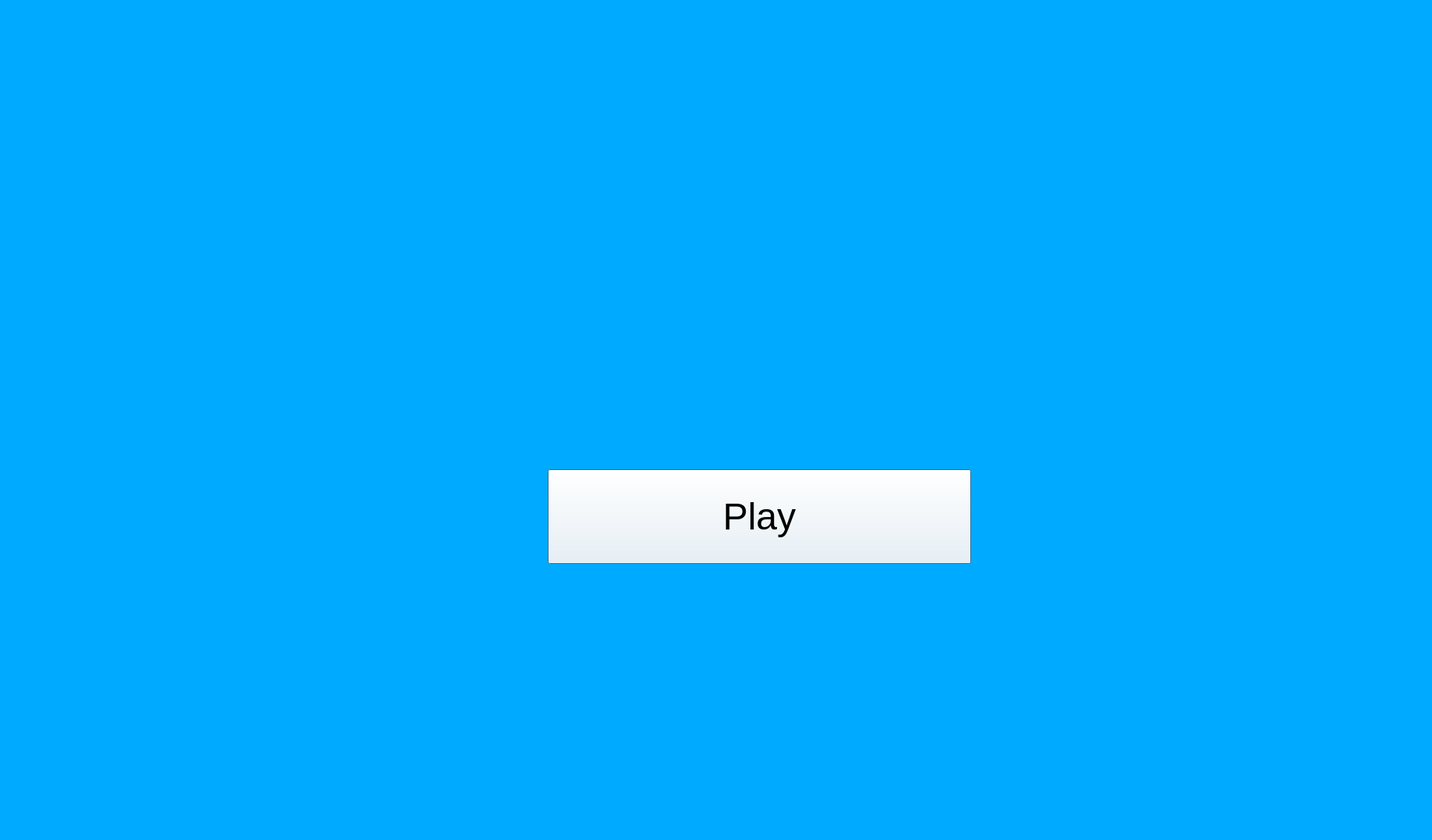
<?xml version="1.0" encoding="UTF-8"?>
<ui version="4.0">
 <class>Dialog</class>
 <widget class="QDialog" name="Dialog">
  <property name="geometry">
   <rect>
    <x>0</x>
    <y>0</y>
    <width>1830</width>
    <height>1074</height>
   </rect>
  </property>
  <property name="windowTitle">
   <string>Dialog</string>
  </property>
  <property name="styleSheet">
   <string notr="true">background-color: rgb(0, 170, 255);</string>
  </property>
  <widget class="QPushButton" name="playGame">
   <property name="geometry">
    <rect>
     <x>700</x>
     <y>600</y>
     <width>541</width>
     <height>121</height>
    </rect>
   </property>
   <property name="palette">
    <palette>
     <active>
      <colorrole role="Button">
       <brush brushstyle="SolidPattern">
        <color alpha="255">
         <red>255</red>
         <green>255</green>
         <blue>255</blue>
        </color>
       </brush>
      </colorrole>
      <colorrole role="Base">
       <brush brushstyle="SolidPattern">
        <color alpha="255">
         <red>255</red>
         <green>255</green>
         <blue>255</blue>
        </color>
       </brush>
      </colorrole>
      <colorrole role="Window">
       <brush brushstyle="SolidPattern">
        <color alpha="255">
         <red>255</red>
         <green>255</green>
         <blue>255</blue>
        </color>
       </brush>
      </colorrole>
     </active>
     <inactive>
      <colorrole role="Button">
       <brush brushstyle="SolidPattern">
        <color alpha="255">
         <red>255</red>
         <green>255</green>
         <blue>255</blue>
        </color>
       </brush>
      </colorrole>
      <colorrole role="Base">
       <brush brushstyle="SolidPattern">
        <color alpha="255">
         <red>255</red>
         <green>255</green>
         <blue>255</blue>
        </color>
       </brush>
      </colorrole>
      <colorrole role="Window">
       <brush brushstyle="SolidPattern">
        <color alpha="255">
         <red>255</red>
         <green>255</green>
         <blue>255</blue>
        </color>
       </brush>
      </colorrole>
     </inactive>
     <disabled>
      <colorrole role="Button">
       <brush brushstyle="SolidPattern">
        <color alpha="255">
         <red>255</red>
         <green>255</green>
         <blue>255</blue>
        </color>
       </brush>
      </colorrole>
      <colorrole role="Base">
       <brush brushstyle="SolidPattern">
        <color alpha="255">
         <red>255</red>
         <green>255</green>
         <blue>255</blue>
        </color>
       </brush>
      </colorrole>
      <colorrole role="Window">
       <brush brushstyle="SolidPattern">
        <color alpha="255">
         <red>255</red>
         <green>255</green>
         <blue>255</blue>
        </color>
       </brush>
      </colorrole>
     </disabled>
    </palette>
   </property>
   <property name="font">
    <font>
     <pointsize>36</pointsize>
    </font>
   </property>
   <property name="styleSheet">
    <string notr="true">background-color: rgb(255, 255, 255);</string>
   </property>
   <property name="text">
    <string>Play</string>
   </property>
  </widget>
 </widget>
 <resources/>
 <connections/>
</ui>
